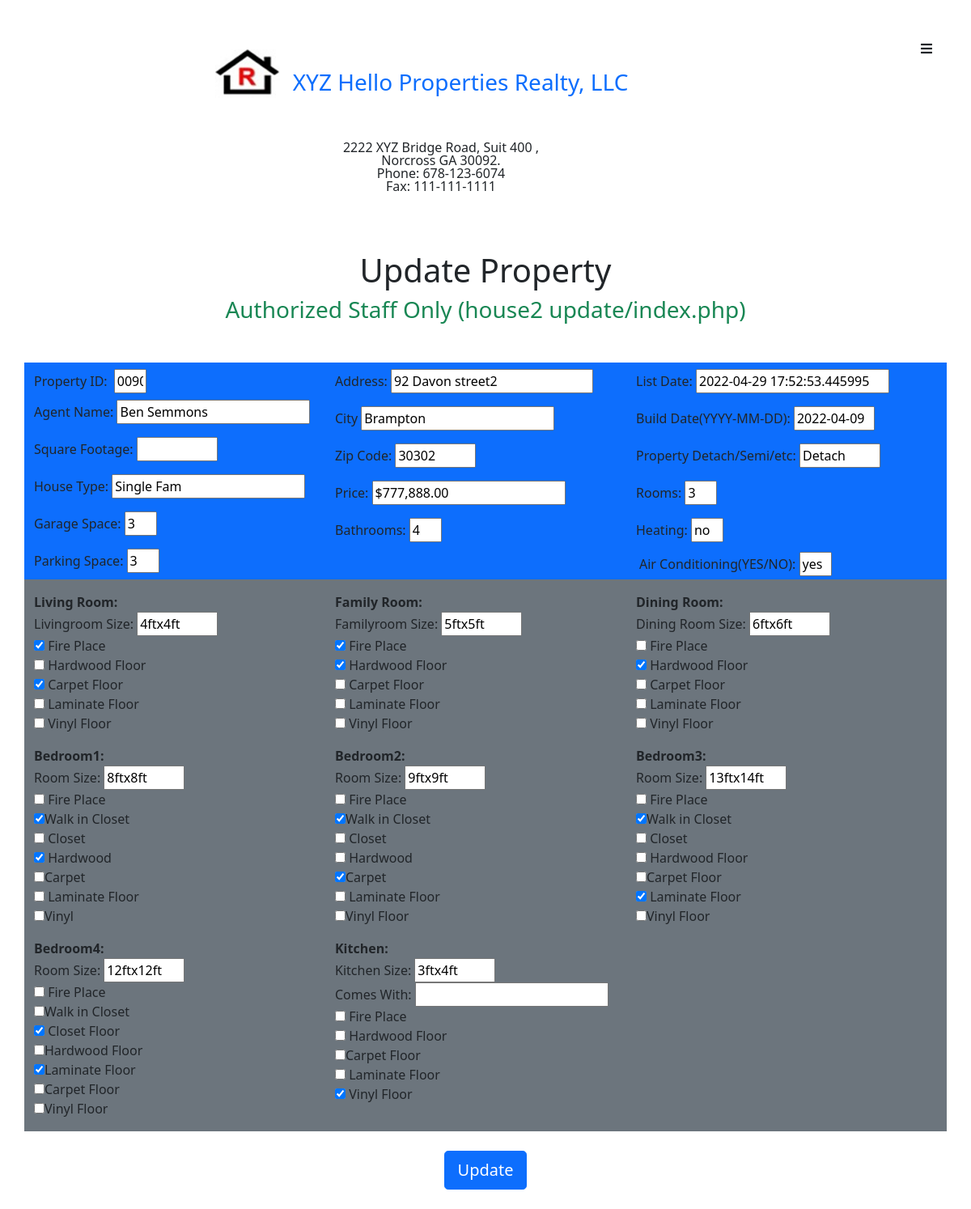
Screenshot of /update/index.php?uploadId=0090 with the database file from the repository.
### tables this page shows
CREATE TABLE `house2` (
  `propId` int(4) UNSIGNED ZEROFILL NOT NULL,
  `img_name` varchar(1000) DEFAULT NULL,
  `agent_name` varchar(100) NOT NULL,
  `propAddr` varchar(255) NOT NULL,
  `city` varchar(20) NOT NULL,
  `zipCode` varchar(10) NOT NULL,
  `price` varchar(16) NOT NULL,
  `listDate` datetime(6) NOT NULL DEFAULT current_timestamp(6),
  `builtDate` varchar(16) NOT NULL,
  `propCategory` varchar(20) NOT NULL,
  `propType` varchar(10) NOT NULL,
  `rooms` int(2) NOT NULL,
  `sqftAge` varchar(10) NOT NULL,
  `heating` varchar(10) NOT NULL,
  `aircon` varchar(3) NOT NULL,
  `bathroomQty` int(3) NOT NULL,
  `garagespace` int(2) NOT NULL,
  `parkingspace` int(2) NOT NULL,
  `famRm` varchar(50) DEFAULT NULL,
  `livRm` varchar(50) DEFAULT NULL,
  `dinRm` varchar(50) DEFAULT NULL,
  `dbRm1` varchar(50) DEFAULT NULL,
  `dbRm2` varchar(50) DEFAULT NULL,
  `dbRm3` varchar(50) DEFAULT NULL,
  `dbRm4` varchar(50) DEFAULT NULL,
  `kitRm` varchar(50) DEFAULT NULL
);

### update/updateApp.php (called while the page is built, shortened)
<?php
$id = $_GET['uploadId'];
$sql = "select * from house2 where propId=$id";
$stmt = $conn->prepare($sql);
$stmt->execute();
$oneRow = $stmt->fetch(PDO::FETCH_OBJ);
$kitchenData = $oneRow->kitRm;
$livData = $oneRow->livRm;
$famData = $oneRow->famRm;
$dinData = $oneRow->dinRm;
$bd_rm1Data = $oneRow->dbRm1;
$bd_rm2Data = $oneRow->dbRm2;
$bd_rm3Data = $oneRow->dbRm3;
$bd_rm4Data = $oneRow->dbRm4;
$kit_rm = explode(', ', $kitchenData);
$liv_rm = explode(', ', $livData);
$fam_rm = explode(', ', $famData);
$din_rm = explode(', ', $dinData);
$bd_rm1 = explode(', ', $bd_rm1Data);
$bd_rm2 = explode(', ', $bd_rm2Data);
$bd_rm3 = explode(', ', $bd_rm3Data);
$bd_rm4 = explode(', ', $bd_rm4Data);
?>

### update/index.php (the view, shortened to what this page needs)
<?php
include_once '../db.conn.php';
include_once '../include/header.php';
include './updateApp.php';
?>
<div class="title-div text-center my-5">
  <h1>Update Property</h1>
  <h3 class="text-success">Authorized Staff Only (house2 update/index.php)</h3>
  </div>
  <form  action="" method="POST">
  <div class="page1-wrapper d-flex flew-row">
  <section id="property-details" class="container flex-wrap d-flex bg-primary w-100">
   <div class= " col-sm-4 d-flex flex-column" >
   <label class="my-1 mt-2" for="prop-id">Property ID:
          <input class="mx-1 num"  value="<?= $id ?>" type="text" id="prop-id" name="prop_id"></label>
   <label class="mb-1" for="agent_name">Agent Name:
   <input class="my-1 clas-md"  value="<?= $oneRow->agent_name; ?>" id="name" type="text" name="agent_name"></label>
   <label class="my-1" for="Sqft">Square Footage:
    <input class="my-1 room-size" value="<?= $oneRow->sqftAge; ?>" type="text" id="sqft" name="sqft"></label>
    <label class="my-1" for="">House Type:
    <input class="my-1"  value="<?= $oneRow->propType; ?>" type="text" id="house_type" name="house_type"></label>
    <label class="my-1" for="garagespace">Garage Space:
    <input class="my-1 num" value="<?= $oneRow->garagespace; ?>" class="sm-input box1" type="text" id="garagespace" name="garagespace" ></label>
    <label class="my-1" for="parkingspace">Parking Space:
    <input class="my-1 num" value="<?= $oneRow->parkingspace; ?>" class="sm-input box1" type="text" id="parkingspace" name="parkingspace" ></label>
    </div>
   <div class="col-sm-4 d-flex flex-column">
   <label class="my-1" for="address">Address:
   <input  class="my-1 big-w"  value="<?= $oneRow->propAddr; ?>" id="propAddr" type="text" name="propAddr"></label>
   <label class="my-1" for="city">City
   <input  class="my-1" value="<?= $oneRow->city; ?>" id="city" type="text" name="city"></label>
    <label class="my-1 col-xs-2" for="zipcode">Zip Code:
    <input class="my-1 room-size"  value="<?= $oneRow->zipCode; ?>" type="text" pattern="\d{5}(?:-\d{4})?|[a-zA-Z]\d[a-zA-Z] ?\d[a-zA-Z]\d" id="zipcode"
            name="zipcode" /></label>
    <label class="my-1" for="price">Price:
    <input class="my-1" value="<?= $oneRow->price; ?>" type="text" id="price" name="price"> </label>
    <label class="my-1" for="bathroom-qty">Bathrooms:
    <input class="my-1 num"
    value="<?= $oneRow->bathroomQty; ?>" class="sm-input box1" type="text" id="bathroom-qty" name="bathroom_qty"></label>
    </div>
    <div class="col-sm-4 d-flex flex-column">
    <label class="my-1" for="listtime">List Date:
    <input class="my-1" value="<?= $oneRow->listDate; ?>"  id="listtime" name="listtime" value="" ></label>
    <label class="my-1" for="builddate">Build Date(YYYY-MM-DD):
    <input class="my-1 room-size" value="<?= $oneRow->builtDate; ?>" id="bulddate" name="builddate" ></label>
    <label class="my-1" for="propertytype">Property Detach/Semi/etc:
    <input class="my-1 room-size"  value="<?= $oneRow->propCategory; ?>" type="text" id="propertytype" name="propertytype"></label>
    <label class="my-1" for="rooms">Rooms:
    <input class="my-1 num" value="<?= $oneRow->rooms; ?>" type="text" id="rooms" name="rooms"></label>
    <label class="my-1" class="label-bold box1" for="heating">Heating:
    <input class="my-1 num" value="<?= $oneRow->heating; ?>" type="text" id="heating" name="heating"></label>
    <label class="mx-1" class="label-bold" for="aircon"> Air Conditioning(YES/NO):
    <input class="my-1 num" value="<?= $oneRow->aircon; ?>" type="text" id="aircon" name="aircon"></label>
    </div>
    </div>
<section class="bedrooms container bg-secondary py-3">
  <div class="d-flex flew-row flex-wrap">
<div class="livingroom rooms d-flex flex-column col-4 form-switch-lg" id="liv_rm">
              <label class="fw-bold"> Living Room:</label>
              <label for="livingsize">Livingroom Size:
              <input class="room-size" type="text" id="livingsize" name="liv_rm[0]" value="<?php echo $liv_rm[0]; ?>"> </label>
              <label for="fireplace-lrm"> <input value="fire Place" <?php if(in_array("fire Place",$liv_rm)) echo "checked";?> type="checkbox" id="fireplace_lrm" name="liv_rm[]" value="Fire Place">
               Fire Place</label>
               <label for="hardwood-lrm"><input type="checkbox" id="hardwood-lrm" name="liv_rm[]" value="Hardwood" <?php if(in_array("Hardwood",$liv_rm)) echo "checked";?>>
              Hardwood Floor</label>
              <label for="carpet-lrm"><input type="checkbox" id="carpet-lrm" name="liv_rm[]" value="Carpet" <?php if(in_array("Carpet",$liv_rm)) echo "checked";?>>
             Carpet Floor</label>
             <label for="laminate-lrm"><input type="checkbox" id="laminate-lrm" name="liv_rm[]" value="Laminate" <?php if(in_array("Laminate",$liv_rm)) echo "checked";?>>
             Laminate Floor</label>
             <label for="vinyl-lrm"><input type="checkbox" id="vinyl-lrm" name="liv_rm[]" value="Vinyl" <?php if(in_array("Vinyl",$liv_rm)) echo "checked";?>>
             Vinyl Floor</label>
            </div>
<div class="familyroom rooms d-flex flex-column col-4" id="fam-rm">
            <label class="fw-bold">Family Room:</label>
            <label for="familysize">Familyroom Size:
            <input class="room-size" type="text" id="familysize" name="fam_rm[0]" value="<?php echo $fam_rm[0]; ?>"></label>
            <label for="fireplace-lrm"><input value="fire Place"  <?php if(in_array("fire Place",$fam_rm)) echo "checked";?> type="checkbox" id="fireplace_lrm" name="fam_rm[]" value="Fire Place">
              Fire Place</label>
              <label for="hardwood-lrm"><input type="checkbox" id="hardwood-lrm" name="fam_rm[]" value="Hardwood" <?php if(in_array("Hardwood",$fam_rm)) echo "checked";?>>
              Hardwood Floor</label>
              <label for="carpet-lrm"><input type="checkbox" id="carpet-lrm" name="fam_rm[]" value="Carpet" <?php if(in_array("Carpet",$fam_rm)) echo "checked";?>>
               Carpet Floor</label>
              <label for="laminate-lrm"><input type="checkbox" id="laminate-lrm" name="fam_rm[]" value="Laminate" <?php if(in_array("Laminate",$fam_rm)) echo "checked";?>>
              Laminate Floor</label>
              <label for="vinyl-lrm"><input type="checkbox" name="fam_rm[]" value="Vinyl" <?php if(in_array("Vinyl",$fam_rm)) echo "checked";?>>
              Vinyl Floor</label>
          </div>
<div class="diningroom rooms d-flex flex-column col-4" id="din-rm">
            <label class="fw-bold">Dining Room: </label>
            <label for="diningsize">Dining Room Size:
            <input class="room-size" type="text" name="din_rm[0]" value="<?php echo $din_rm[0]; ?>" ></label>
            <label for="fireplace-lrm"><input value="fire Place"  <?php if(in_array("fire Place",$din_rm)) echo "checked";?> type="checkbox" name="din_rm[]" value="Fire Place">
              Fire Place</label>
              <label for="hardwood-lrm"><input type="checkbox" name="din_rm[]" value="Hardwood" <?php if(in_array("Hardwood",$din_rm)) echo "checked";?>>
             Hardwood Floor</label>
             <label for="carpet-lrm"><input type="checkbox"  name="din_rm[]" value="Carpet" <?php if(in_array("Carpet",$din_rm)) echo "checked";?>>
              Carpet Floor</label>
              <label for="laminate-lrm"><input type="checkbox" name="din_rm[]" value="Laminate" <?php if(in_array("Laminate",$din_rm)) echo "checked";?>>
              Laminate Floor</label>
              <label for="vinyl-lrm"><input type="checkbox" name="din_rm[]" value="Vinyl" <?php if(in_array("Vinyl",$din_rm)) echo "checked";?>>
              Vinyl Floor</label>
            </div>
    <div class="bedrm1 d-flex flex-column col-4 mt-3">
   <label class="fw-bold">Bedroom1:</label>
   <label for="roomsize-rm1">Room Size:
    <input class="room-size" type="text" id="roomsize-rm1" name="bd_rm1[0]" value="<?php echo $bd_rm1[0]; ?>"> </label>
    <label for=""><input type="checkbox" name="bd_rm1[]" value="fire Place"  <?php if(in_array("fire Place",$bd_rm1)) echo "checked";?> > Fire Place</label>
    <label for=""><input type="checkbox" name="bd_rm1[]" value="Walk in Closet" <?php if(in_array("Walk in Closet",$bd_rm1)) echo "checked";?>>Walk in Closet</label>
    <label for=""><input type="checkbox" name= "bd_rm1[]" value="Closet" <?php if(in_array("Closet",$bd_rm1)) echo "checked";?>> Closet</label>
    <label for=""><input  type="checkbox" name="bd_rm1[]" value="Hardwood" <?php if(in_array("Hardwood",$bd_rm1)) echo "checked";?>> Hardwood</label>
    <label for=""><input type="checkbox"  name="bd_rm1[]" value="Carpet" <?php if(in_array("Carpet",$bd_rm1)) echo "checked";?>>Carpet</label>
    <label for="laminate-lrm"><input type="checkbox" name="bd_rm1[]" value="Laminate" <?php if(in_array("Laminate",$bd_rm1)) echo "checked";?>> Laminate Floor</label>
    <label for=""><input type="checkbox"  name="bd_rm1[]" value="Vinyl" <?php if(in_array("Vinyl",$bd_rm1)) echo "checked";?>>Vinyl</label>
   </div>
<div class="bedrm2 d-flex flex-column col-4 mt-3">
   <label class="fw-bold">Bedroom2:</label>
   <label for="roomsize-rm2">Room Size:
    <input class="room-size" type="text" id="roomsize-rm2" name="bd_rm2[0]" value="<?php echo $bd_rm2[0]; ?>"></label>
    <label for=""><input type="checkbox" name="bd_rm2[]" value="fire Place" <?php if(in_array("fire Place",$bd_rm2)) echo "checked";?>> Fire Place</label>
    <label for=""><input type="checkbox" name="bd_rm2[]" value="Walk in Closet" <?php if(in_array("Walk in Closet",$bd_rm2)) echo "checked";?>>Walk in Closet</label>
    <label for=""><input type="checkbox" name="bd_rm2[]" value="Closet" <?php if(in_array("Closet",$bd_rm2)) echo "checked";?>> Closet</label>
    <label for=""><input type="checkbox" name="bd_rm2[]" value="Hardwood" <?php if(in_array("Hardwood",$bd_rm2)) echo "checked";?>> Hardwood</label>
    <label for=""><input type="checkbox"  name="bd_rm2[]" value="Carpet" <?php if(in_array("Carpet",$bd_rm2)) echo "checked";?>>Carpet</label>
    <label for="laminate-lrm"> <input type="checkbox" id="laminate-lrm" name="bd_rm2[]" value="Laminate" <?php if(in_array("Laminate",$bd_rm2)) echo "checked";?>> Laminate Floor</label>
    <label for=""><input type="checkbox"  name="bd_rm2[]" value="Vinyl" <?php if(in_array("Vinyl",$bd_rm2)) echo "checked";?>>Vinyl Floor</label>
   </div>
<div class="bedrm3 d-flex flex-column col-4 mt-3">
   <label class="fw-bold">Bedroom3:</label>
   <label for="roomsize-rm3">Room Size:
    <input class="room-size" type="text" id="roomsize-rm3" name="bd_rm3[0]" value="<?php echo $bd_rm3[0]; ?>"></label>
    <label for=""><input type="checkbox" name="bd_rm3[]" value="fire Place" <?php if(in_array("fire Place",$bd_rm3)) echo "checked";?>> Fire Place</label>
    <label for=""><input type="checkbox" name="bd_rm3[]" value="Walk in Closet" <?php if(in_array("Walk in Closet",$bd_rm3)) echo "checked";?>>Walk in Closet</label>
    <label for=""><input type="checkbox" name="bd_rm3[]" value="Closet" <?php if(in_array("Closet",$bd_rm3)) echo "checked";?>> Closet</label>
    <label for=""><input type="checkbox" name="bd_rm3[]" value="Hardwood" <?php if(in_array("Hardwood",$bd_rm3)) echo "checked";?>> Hardwood Floor</label>
   <label for=""><input type="checkbox"  name="bd_rm3[]" value="Carpet" <?php if(in_array("Carpet",$bd_rm3)) echo "checked";?>>Carpet Floor</label>
   <label for="laminate-lrm"><input type="checkbox" id="laminate-lrm" name="bd_rm3[]" value="Laminate" <?php if(in_array("Laminate",$bd_rm3)) echo "checked";?>>
   Laminate Floor</label>
   <label for=""><input type="checkbox"  name="bd_rm3[]" value="Vinyl" <?php if(in_array("Vinyl",$bd_rm3)) echo "checked";?>>Vinyl Floor</label>
   </div>
   <div class="bedrm4 d-flex flex-column col-4 mt-3">
   <label class="fw-bold">Bedroom4:</label>
   <label for="roomsize-rm4">Room Size:
    <input class="room-size" type="text" id="roomsize-rm4" name="bd_rm4[0]" value="<?php echo $bd_rm4[0]; ?>"></label>
    <label for=""><input type="checkbox" name="bd_rm4[]" value="fire Place" <?php if(in_array("fire Place",$bd_rm4)) echo "checked";?>> Fire Place</label>
    <label for=""><input type="checkbox" name="bd_rm4[]" value="Walk in Closet" <?php if(in_array("Walk in Closet",$bd_rm4)) echo "checked";?>>Walk in Closet</label>
    <label for=""><input type="checkbox" name="bd_rm4[]" value="Closet" <?php if(in_array("Closet",$bd_rm4)) echo "checked";?>> Closet Floor</label>
    <label for=""><input type="checkbox" name="bd_rm4[]" value="Hardwood" <?php if(in_array("Hardwood",$bd_rm4)) echo "checked";?>>Hardwood Floor</label>
    <label for="laminate-lrm"><input type="checkbox" id="laminate-lrm" name="bd_rm4[]" value="Laminate" <?php if(in_array("Laminate",$bd_rm4)) echo "checked";?>>Laminate Floor</label>
    <label for=""><input type="checkbox"  name="bd_rm4[]" value="Carpet" <?php if(in_array("Carpet",$bd_rm4)) echo "checked";?>>Carpet Floor</label>
    <label for=""><input type="checkbox"  name="bd_rm4[]" value="Vinyl" <?php if(in_array("Vinyl",$bd_rm4)) echo "checked";?>>Vinyl Floor</label>
   </div>
        <div class="kitchen rooms d-flex flex-column col-4 mt-3" id="kit-rm">
            <label class="fw-bold">Kitchen:</label>
            <label for="kitchensize">Kitchen Size:
            <input class="room-size" type="text" id="kitchensize" name="kit_rm[0]" value="<?php echo $kit_rm[0]; ?>" ></label>
            <label for="kitchen-appl">Comes With:
            <input type="text" id="kitchen-appl" name="kit_rm[]"></label>
            <label for="fireplace-lrm"><input value="fire Place"  <?php if(in_array("fire Place",$kit_rm)) echo "checked";?> type="checkbox" id="fireplace_lrm" name="kit_rm[]" value="Fire Place">
             Fire Place</label>
             <label for="hardwood-lrm"><input type="checkbox" id="hardwood-lrm" name="kit_rm[]" value="Hardwood" <?php if(in_array("Hardwood",$kit_rm)) echo "checked";?>>             Hardwood Floor</label>
             <label for="carpet-lrm"><input type="checkbox" id="carpet-lrm" name="kit_rm[]" value="Carpet" <?php if(in_array("Carpet",$kit_rm)) echo "checked";?>>Carpet Floor</label>
             <label for="laminate-lrm"><input type="checkbox" id="laminate-lrm" name="kit_rm[]" value="Laminate" <?php if(in_array("Laminate",$kit_rm)) echo "checked";?>>
            Laminate Floor</label>
            <label for="vinyl-lrm"><input type="checkbox" id="vinyl-lrm" name="kit_rm[]" value="Vinyl" <?php if(in_array("Vinyl",$kit_rm)) echo "checked";?>>
              Vinyl Floor</label>
          </div>
 </section>
 <div class="col text-center">
<button class="btn btn-lg btn-primary my-4" type="submit" name="update3">Update</button>
</div>
  </form>
<?php
include '../include/footer.php';
?>

### update/index.php (style rules this page uses)
.num { width: 40px; }
.room-size { width: 100px; }
.big-w { width: 250px; }

### rows the page displays
house2: agent_name "Ben Semmons", house_type "Single Fam", garagespace "3", parkingspace "3", propAddr "92 Davon street2", city "Brampton", zipcode "30302", price "$777,888.00", bathroom_qty "4", listtime "2022-04-29 17:52:53.445995", builddate "2022-04-09", propertytype "Detach", rooms "3", heating "no", aircon "yes", livRm "4ftx4ft", livRm "☑", famRm "5ftx5ft", famRm "☑", dinRm "6ftx6ft", dinRm "☑", dbRm1 "8ftx8ft", dbRm1 "☑", dbRm2 "9ftx9ft", dbRm2 "☑", dbRm3 "13ftx14ft", dbRm3 "☑", dbRm4 "12ftx12ft", dbRm4 "☑", kitRm "3ftx4ft", kitRm "☑"
